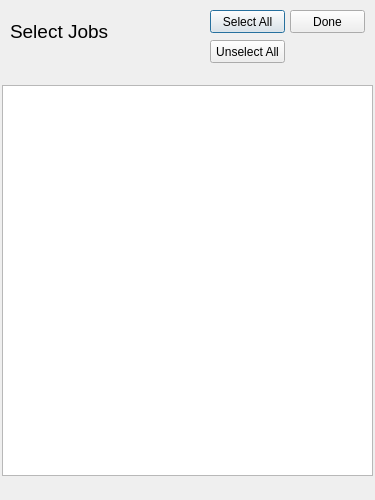
<?xml version="1.0" encoding="UTF-8"?>
<ui version="4.0">
 <class>Dialog</class>
 <widget class="QDialog" name="Dialog">
  <property name="geometry">
   <rect>
    <x>0</x>
    <y>0</y>
    <width>375</width>
    <height>500</height>
   </rect>
  </property>
  <property name="windowTitle">
   <string>Dialog</string>
  </property>
  <widget class="QLabel" name="BenchmarJobs">
   <property name="geometry">
    <rect>
     <x>0</x>
     <y>0</y>
     <width>375</width>
     <height>85</height>
    </rect>
   </property>
   <property name="text">
    <string/>
   </property>
   <property name="pixmap">
    <pixmap>LightGray.png</pixmap>
   </property>
  </widget>
  <widget class="QLabel" name="label">
   <property name="geometry">
    <rect>
     <x>0</x>
     <y>85</y>
     <width>375</width>
     <height>415</height>
    </rect>
   </property>
   <property name="text">
    <string/>
   </property>
   <property name="pixmap">
    <pixmap>DarkGray.png</pixmap>
   </property>
  </widget>
  <widget class="QLabel" name="label_2">
   <property name="geometry">
    <rect>
     <x>10</x>
     <y>16</y>
     <width>100</width>
     <height>30</height>
    </rect>
   </property>
   <property name="palette">
    <palette>
     <active>
      <colorrole role="WindowText">
       <brush brushstyle="SolidPattern">
        <color alpha="255">
         <red>0</red>
         <green>0</green>
         <blue>0</blue>
        </color>
       </brush>
      </colorrole>
     </active>
     <inactive>
      <colorrole role="WindowText">
       <brush brushstyle="SolidPattern">
        <color alpha="255">
         <red>0</red>
         <green>0</green>
         <blue>0</blue>
        </color>
       </brush>
      </colorrole>
     </inactive>
     <disabled>
      <colorrole role="WindowText">
       <brush brushstyle="SolidPattern">
        <color alpha="255">
         <red>120</red>
         <green>120</green>
         <blue>120</blue>
        </color>
       </brush>
      </colorrole>
     </disabled>
    </palette>
   </property>
   <property name="font">
    <font>
     <pointsize>14</pointsize>
    </font>
   </property>
   <property name="text">
    <string>Select Jobs</string>
   </property>
  </widget>
  <widget class="QPushButton" name="SelectAllButton">
   <property name="geometry">
    <rect>
     <x>210</x>
     <y>10</y>
     <width>75</width>
     <height>23</height>
    </rect>
   </property>
   <property name="text">
    <string>Select All</string>
   </property>
  </widget>
  <widget class="QPushButton" name="UnselectAllButton">
   <property name="geometry">
    <rect>
     <x>210</x>
     <y>40</y>
     <width>75</width>
     <height>23</height>
    </rect>
   </property>
   <property name="text">
    <string>Unselect All</string>
   </property>
  </widget>
  <widget class="QPushButton" name="DoneButton">
   <property name="geometry">
    <rect>
     <x>290</x>
     <y>10</y>
     <width>75</width>
     <height>23</height>
    </rect>
   </property>
   <property name="text">
    <string>Done</string>
   </property>
  </widget>
  <widget class="QTableView" name="TableofContents">
   <property name="geometry">
    <rect>
     <x>2</x>
     <y>85</y>
     <width>371</width>
     <height>391</height>
    </rect>
   </property>
  </widget>
 </widget>
 <resources/>
 <connections/>
</ui>
